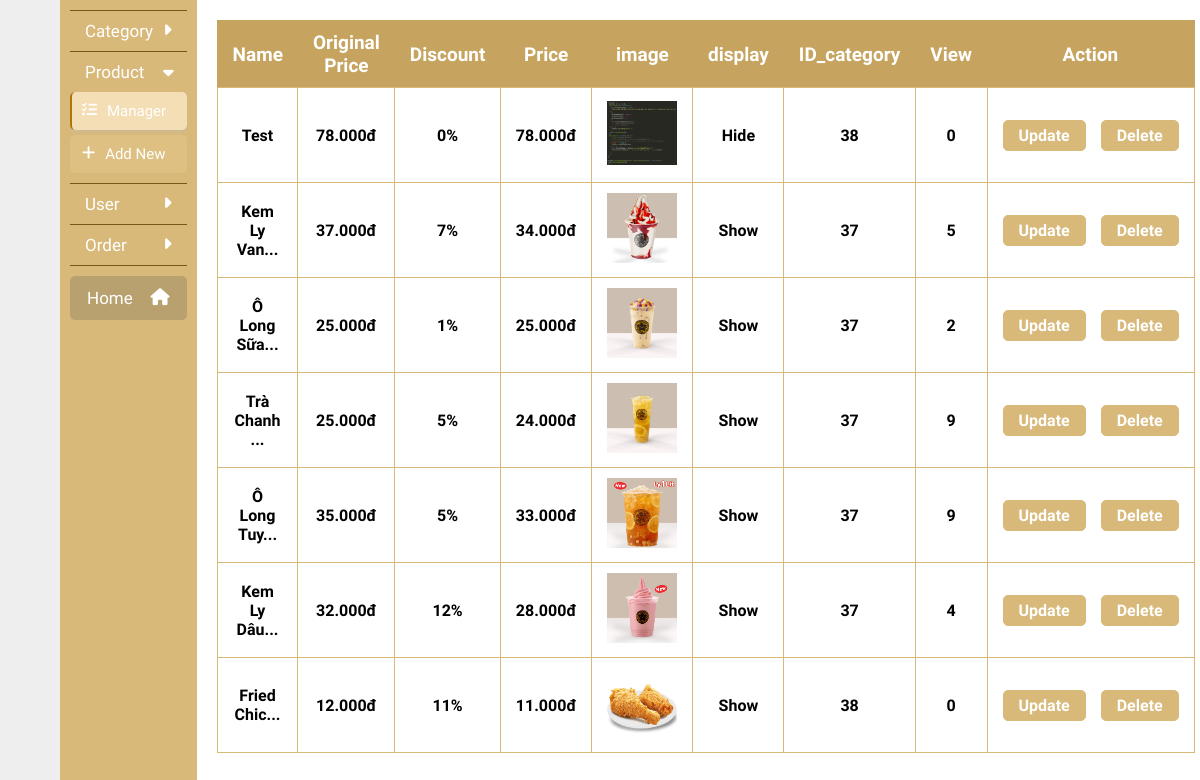
The app's page /app/controller/UserController.php?act=AdminProduct&option=list with its own data.
### tables this page shows
CREATE TABLE `products` (
  `id` int(255) NOT NULL,
  `id_category` int(11) NOT NULL,
  `name` varchar(255) NOT NULL,
  `price` decimal(10,0) NOT NULL,
  `discount` int(11) NOT NULL,
  `image` varchar(255) NOT NULL,
  `display` varchar(20) NOT NULL DEFAULT 'show',
  `view` bigint(20) NOT NULL DEFAULT 0
);

### config/config.php (called while the page is built, shortened)
<?php
 class connect{
    var $db = null;
    public function __construct() {
          $dsn = "mysql:host=localhost;dbname=asmphp2";
          $user = "root";
          $pass = "";
          $this-> db = new PDO($dsn, $user, $pass, array(PDO::MYSQL_ATTR_INIT_COMMAND => "SET NAMES utf8"));
     }
    public function getList($select) {
         $result = $this->db->query($select);
         return $result;
     }
}
?>

### app/view/Product.php (the view, shortened to what this page needs)
<!DOCTYPE html>
<html lang="en">
<head>
    <?php include ('../../config/framework.php'); ?>
    <?php include ('../../config/config.php'); ?>
    <?php include ('../../notification/notification.php'); ?>
    <?php include ('../model/Product.php'); ?>
    <link rel="stylesheet" href="../../public/css/Admin.css">
</head>
<body>
    <div class="contain">
    <?php include ('../../public/view/layout/nav-admin.php'); ?>
    <?php if($_GET['option'] == "list"){?>
        <div class="content">
            <table>
                <tr>
                    <th>Name</th>
                    <th>Original Price</th>
                    <th>Discount</th>
                    <th>Price</th>
                    <th>image</th>
                    <th>display</th>
                    <th>ID_category</th>
                    <th>View</th>
                    <th>Action</th>
                </tr>
                <?php
                    $n = new Product("","","","","","");
                    $r = $n->get();
                    while ($rs = $r->fetch()){
                ?>
                <tr>
                    <td class="td"><?= $rs['name'];?></td>
                    <td class="td"><?= $rs['price'];?>.000đ</td>
                    <td class="td"><?= $rs['discount'];?>%</td>
                    <td class="td"><?php calculate($rs['price'],$rs['discount']);?></td>
                    <td class="td"><img src="../../public/uploads/<?= $rs['image'];?>" alt=""></td>
                    <td class="td"><?= $rs['display'];?></td>
                    <td class="td"><?= $rs['id_category'];?></td>
                    <td class="td"><?= $rs['view'];?></td>
                    <td>
                        <div>
                            <a href="./usercontroller.php?act=AdminProduct&option=update&id=<?= $rs['id'];?>">Update</a>
                            <a onclick="return confirm('Do You Want To Delete This Product?');" href="./usercontroller.php?act=AdminProduct&option=update&delete=<?= $rs['id'];?>">Delete</a>
                        </div>
                    </td>
                </tr>
                <?php }?>
            </table>
        </div>
    <?php }?>
    </div>
</body>
</html>

### app/model/Product.php (shortened to what this page needs)
<?php
class Product{
    public function get(){
        $db = new connect();
        $strQuery = "select * from products order by id DESC";
        $r = $db->getList($strQuery);
        return $r;
    }
}
function calculate($origin_price,$discount){
    $discount_price = ( $origin_price / 100) * $discount;
    $result = $origin_price - $discount_price;
    echo round($result) . ".000đ";
}
?>

### public/css/Admin.css (style rules this page uses)
* { padding: 0; margin: 0; box-sizing: border-box; }
a { text-decoration: none; }
body { font-family: 'Signika', sans-serif; background-color: #eeeeee; cursor: default; }
.contain { display: flex; width: 90%; margin: 0 auto; }
.content { width: 100%; background-color: #ffffff; padding: 20px; min-height: 100vh; display: flex; flex-direction: column; gap: 15px; }
.content table { width: 100%; margin: 0 auto; color: white; border: 1px solid #c6a45f; border-collapse: collapse; }
.content table tr { width: 100%; position: relative; }
.content table th:last-child { min-width: 200px; }
.content table tr th { padding: 10px 15px; background-color: #c6a45f; font-size: 19px; }
.content table tr td { border: 1px solid #d8b979; padding: 10px 15px; color: black; text-align: center; font-family: 'Dosis', sans-serif; font-weight: 700; position: relative; text-transform: capitalize; }
.content table tr td img { width: 70px; height: 70px; object-fit: contain; }
.content table tr td div { display: flex; align-items: center; gap: 15px; justify-content: center; }
.content table tr td div a { padding: 5px 15px; background-color: #d8b979; border: 1px solid #d8b979; color: white; border-radius: 5px; transition: .2s ease-in-out; }

### records on screen
products: name "Test", price "78", discount "0", image (picture), display "Hide", id_category "38", view "0"
products: price "37", discount "7", result "34", image (picture), display "Show", id_category "37", view "5"
products: price "25", discount "1", image (picture), display "Show", id_category "37", view "2"
products: price "25", discount "5", result "24", image (picture), display "Show", id_category "37", view "9"
products: price "35", discount "5", result "33", image (picture), display "Show", id_category "37", view "9"
products: price "32", discount "12", result "28", image (picture), display "Show", id_category "37", view "4"
products: price "12", discount "11", image (picture), display "Show", id_category "38", view "0"
